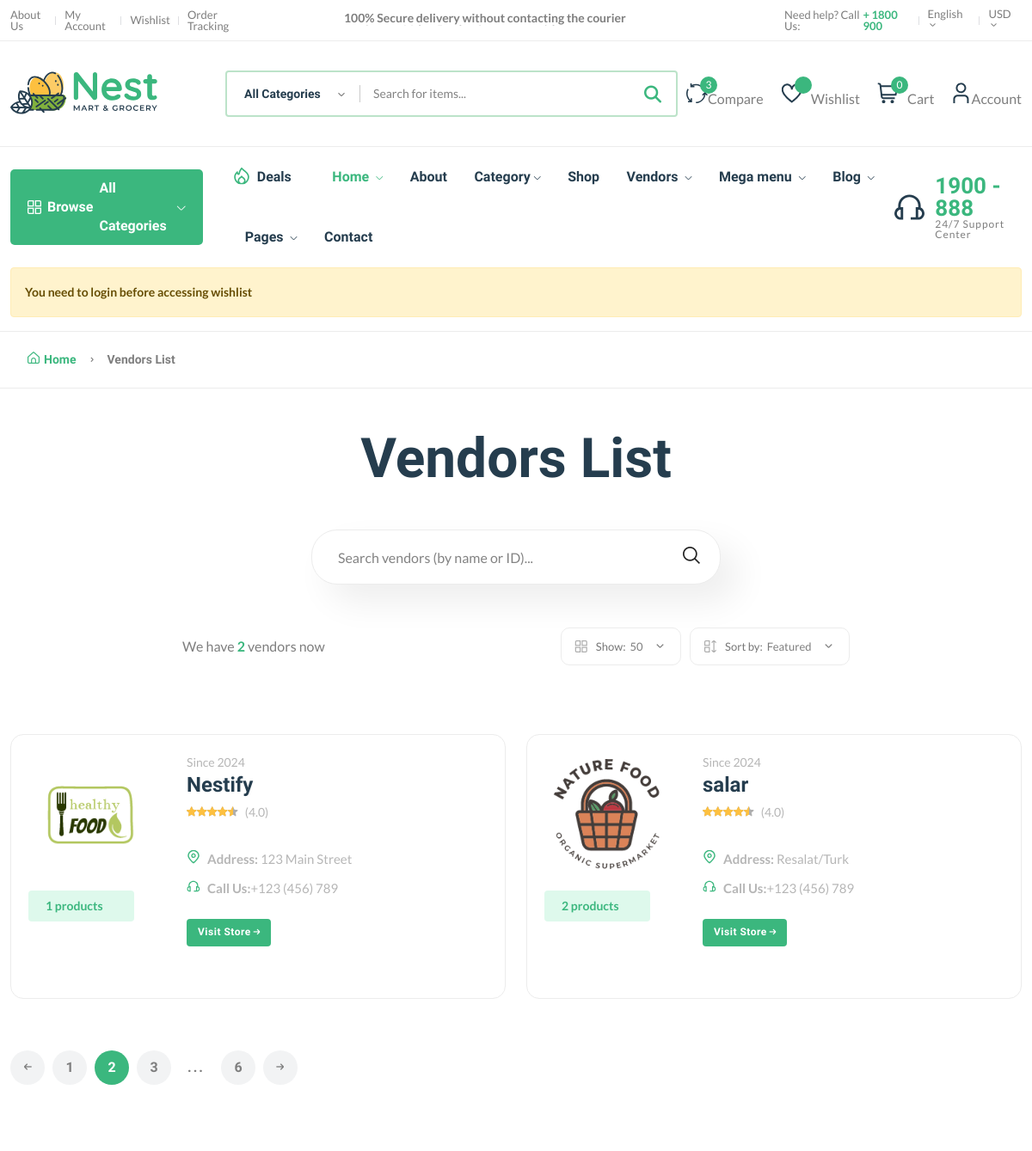
The app's page /vendors/ (upper part), older data.
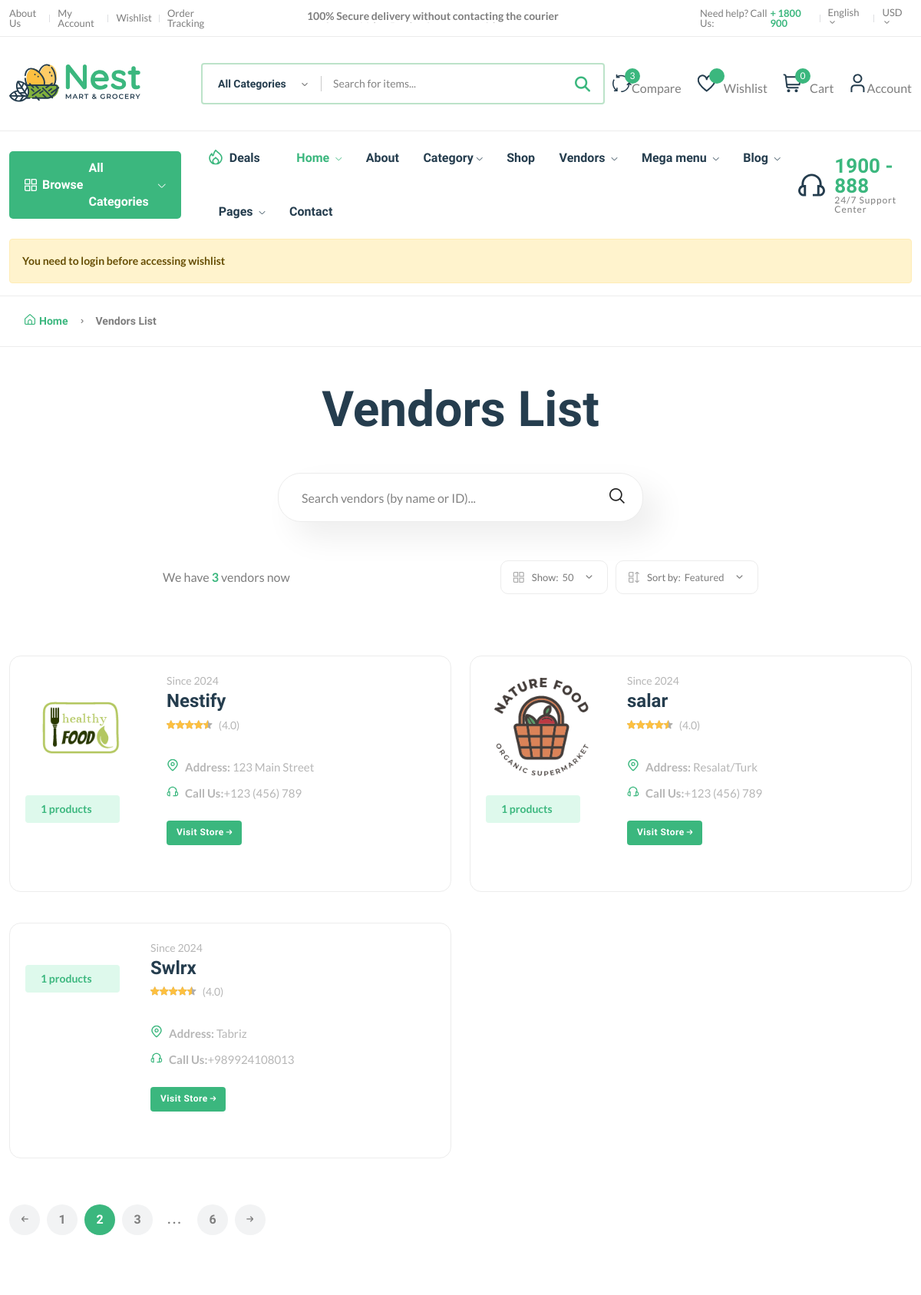
The same page, newer data.
### core/models.py (models this page shows, shortened)
class Vendor(models.Model):
    vid = ShortUUIDField(unique=True, length=10, max_length=20, prefix="ven", alphabet="abcdefgh12345")
    title = models.CharField(max_length=100, default="Nestify")
    image = models.ImageField(upload_to=user_dir_path, default="vendor.jpg")
    cover_image = models.ImageField(upload_to=user_dir_path, default="vendor.jpg")
    description = RichTextUploadingField(null=True, blank=True, default="This is the vendor")
    address = models.CharField(max_length=100, default="123 Main Street")
    contact = models.CharField(max_length=100, default="+123 (456) 789")
    chat_resp_time = models.CharField(max_length=100, default="100")
    shipping_on_time = models.CharField(max_length=100, default="100")
    authentic_rating = models.CharField(max_length=100, default="100")
    days_return = models.CharField(max_length=100, default="100")
    warranty_period = models.CharField(max_length=100, default="100")
    user = models.ForeignKey(User, on_delete=models.SET_NULL, null=True)
    date = models.DateTimeField(auto_now_add=True, null=True, blank=True)
    class Meta:
        verbose_name = "Vendor"
        verbose_name_plural = "Vendors"

### core/views.py (the view)
# urls.py: path("vendors/", views.vendor_list_view, name="vendor_list"),
def vendor_list_view(request):
    vendors = Vendor.objects.all()
    context = {
        'vendors': vendors
    }
    return render(request, "main/core/vendor_list.html", context)

### core/context_processor.py (called while the page is built)
def default(request):
    categories = Category.objects.all()
    vendors = Vendor.objects.all()
    min_max_price = Product.objects.aggregate(Min('price'), Max('price'))
    try:
        wishlist = Wishlist.objects.filter(user=request.user)
    except:
        messages.warning(request, "You need to login before accessing wishlist")
        wishlist = 0
    try:
        address = Address.objects.get(user=request.user)
    except:
        address = None
    return {
        'categories': categories,
        'vendors': vendors,
        'address': address,
        'min_max_price': min_max_price,
        'wishlist': wishlist,
    }

### templates/main/core/vendor_list.html (shortened to what the changed rows need)
{% extends "main/components/_layout.html" %}
{% load static %}
{% block content %}
    <main class="main pages mb-80">
        <div class="page-content pt-50">
            <div class="container">
                <div class="archive-header-2 text-center">
                    <h1 class="display-2 mb-50">Vendors List</h1>
                </div>
                <div class="row mb-50">
                    <div class="col-12 col-lg-8 mx-auto">
                        <div class="shop-product-fillter">
                            <div class="totall-product">
                                <p>We have <strong class="text-brand">{{ vendors.count }}</strong> vendor{{ vendors.count|pluralize }} now</p>
                            </div>
                        </div>
                    </div>
                </div>
                <div class="row vendor-grid">
                    {% for v in vendors %}
                    <div class="col-lg-6 col-md-6 col-12 col-sm-6">
                        <div class="vendor-wrap style-2 mb-40">
                            <div class="vendor-img-action-wrap">
                                <div class="vendor-img">
                                    <a href="{% url "core:vendor_detail" v.vid %}">
                                        <img class="default-img" src="{{ v.image.url }}"
                                             alt=""/>
                                    </a>
                                </div>
                                <div class="mt-10">
                                    <span class="font-small total-product">{{ v.product.all.count}} products</span>
                                </div>
                            </div>
                            <div class="vendor-content-wrap">
                                <div class="mb-30">
                                    <div class="product-category">
                                        <span class="text-muted">Since {{ v.date|date:"Y" }}</span>
                                    </div>
                                    <h4 class="mb-5"><a href="{% url "core:vendor_detail" v.vid %}">{{ v.title }}</a></h4>
                                    <div class="product-rate-cover">
                                        <div class="product-rate d-inline-block">
                                            <div class="product-rating" style="width: 90%"></div>
                                        </div>
                                        <span class="font-small ml-5 text-muted"> (4.0)</span>
                                    </div>
                                    <div class="vendor-info d-flex justify-content-between align-items-end mt-30">
                                        <ul class="contact-infor text-muted">
                                            <li><img src="{% static 'main/imgs/theme/icons/icon-location.svg' %}"
                                                     alt=""/><strong>Address: </strong> <span>{{ v.address }}</span>
                                            </li>
                                            <li><img src="{% static 'main/imgs/theme/icons/icon-contact.svg' %}"
                                                     alt=""/><strong>Call
                                                Us:</strong><span>{{v.contact}}</span></li>
                                        </ul>
                                    </div>
                                    <br>
                                    <a href="{% url "core:vendor_detail" v.vid %}" class="btn btn-xs">Visit Store <i
                                            class="fi-rs-arrow-small-right"></i></a>
                                </div>
                            </div>
                        </div>
                    </div>
                    {% endfor %}
                </div>
            </div>
        </div>
    </main>
{% endblock %}

Row changes from the older to the newer data that the page shows:
computed for Vendor "salar": product.all.count "2" → "1"
added Vendor: product.all.count "1", date "2024", title "Swlrx", address "Tabriz", contact "+989924108013"
Text that changed along with them:
{{ vendors.count }}: "2" → "3"
